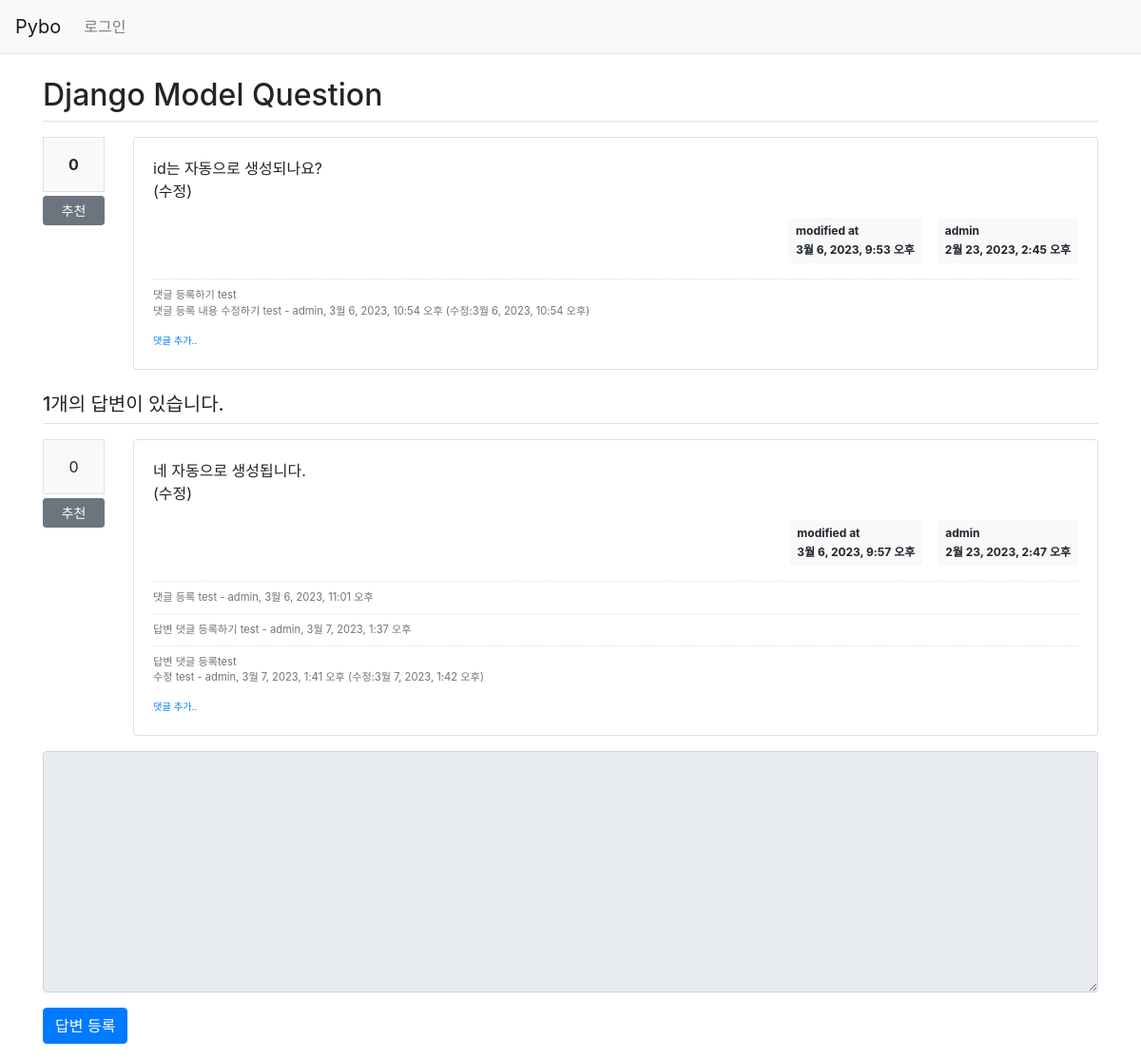
The page /pybo/2/ on the database as committed earlier.
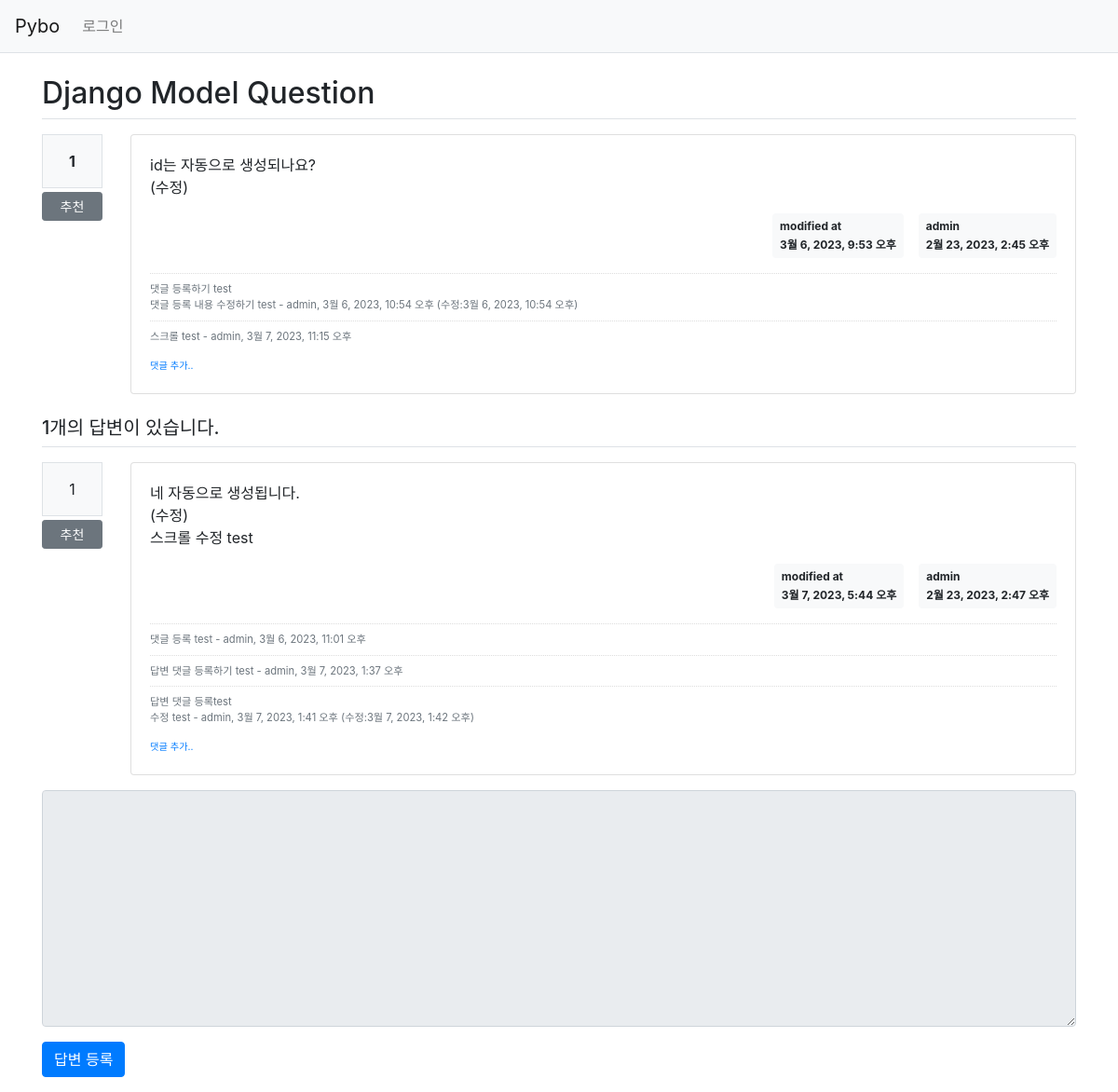
The same page on the database as committed later.
### pybo/models.py (models this page shows, shortened)
class Question(models.Model):
    subject = models.CharField(max_length=200) # 제목 : 글자 수 제한O
    content = models.TextField() # 내용 : 글자 수 제한X
    create_date = models.DateTimeField() # 날짜, 시간 관련 속성
    modify_date = models.DateTimeField(null=True, blank=True) # null=True : modify_date 열에 null 허용, blank=Ture : form.is_valie()를 통한 입력 폼 데이터 검사 시 값 없어도 됨
    author = models.ForeignKey(User, on_delete=models.CASCADE,
                               related_name='author_question') # on_delete : 계정이 삭제되면 계정과 연결된 Q모델 데이터 모두 삭제
    voter = models.ManyToManyField(User, related_name='voter_question') # 글 1개에 여러명 추천, 1명이 여러개 글 추천 -> 다대다관계

class Comment(models.Model):
    author = models.ForeignKey(User, on_delete=models.CASCADE)
    content = models.TextField()
    create_date = models.DateTimeField()
    modify_date = models.DateTimeField(null=True, blank=True)
    question = models.ForeignKey(Question, null=True, blank=True,
                                 on_delete=models.CASCADE)
    answer = models.ForeignKey(Answer, null=True, blank=True, on_delete=models.CASCADE)

class Answer(models.Model):
    question = models.ForeignKey(Question, on_delete=models.CASCADE) # 다른 모델과의 연결 + 질문 삭제하면 -> 답변 삭제해라
    content = models.TextField()
    create_date = models.DateTimeField()
    author = models.ForeignKey(User, on_delete=models.CASCADE,
                               related_name='author_answer')
    modify_date = models.DateTimeField(null=True, blank=True)
    voter = models.ManyToManyField(User, related_name='voter_answer')

### pybo/views/base_views.py (the view)
# urls.py: path('<int:question_id>/', base_views.detail, name='detail'), # question_id에 값 저장된 후 views.detail 함수 실행, /pybo/2/ = detail
def detail(request, question_id):
    question = get_object_or_404(Question, pk=question_id)
    context = {'question' : question}
    return render(request, 'pybo/question_detail.html', context)

### pybo/templatetags/pybo_filter.py (called while the page is built)
@register.filter
def mark(value): # markdown모듈과 mark_safe함수를 이용하여 문자열을 HTML코드로 변환하여 반환 -> markdown문법에 맞는 HTMl생성
    extensions = ["nl2br", "fenced_code"] # 줄바꿈문자 ->br태그로 => enter한번 = 줄바꿈
    return mark_safe(markdown.markdown(value, extensions=extensions))

### templates/pybo/question_detail.html (shortened to what the changed rows need)
{% extends 'base.html' %}
{% load pybo_filter %}
{% block content %}
<div class="container my-3">
    <h2 class="border-bottom py-2">{{ question.subject }}</h2>
    <div class="row my-3">
        <div class="col-1">
            <div class="bg-light text-center p-3 border font-weight-bolder mb-1">
                {{ question.voter.count}}
            </div>
            <a href="#" data-uri="{% url 'pybo:vote_question' question.id %}"
               class="recommend btn btn-sm btn-secondary btn-block my-1">추천</a>
        </div>
        <div class="col-11">
            <div class="card">
                <div class="card-body">
                    <div class="card-text">{{ question.content|mark }}</div>
                    <div class="d-flex justify-content-end">
                        {% if question.modify_date %}
                        <div class="badge badge-light p-2 text-left mx-3">
                            <div class="mb-2">modified at</div>
                            <div>{{ question.modify_date }}</div>
                        </div>
                        {% endif %}
                        <div class="badge badge-light p-2 text-left">
                            <div class="mb-2">{{ question.author.username }}</div>
                            <div>{{ question.create_date }}</div>
                        </div>
                    </div>
                    {% if question.comment_set.count > 0 %}
                    <div class="mt-3">
                    {% for comment in question.comment_set.all %}
                        <div class="comment py-2 text-muted">
                            <span style="white-space: pre-line;">{{ comment.content }}</span>
                            <span>
                                - {{ comment.author }}, {{ comment.create_date }}
                                {% if comment.modify_date %}
                                (수정:{{ comment.modify_date }})
                                {% endif %}
                            </span>
                        </div>
                    {% endfor %}
                    </div>
                    {% endif %}
                </div>
            </div>
        </div>
    </div>
    <h5 class="border-bottom my-3 py-2">
        {{question.answer_set.count}}개의 답변이 있습니다.
    </h5>
    {% for answer in question.answer_set.all %}
    <div class="row my-3">
        <div class="col-1">
            <div class="bg-light text-center p-3 border font-wright-bolder mb-1">
                {{ answer.voter.count }}
            </div>
            <a href="#" data-uri="{% url 'pybo:vote_answer' answer.id %}"
               class="recommend btn btn-sm btn-secondary btn-block my-1">추천</a>
        </div>
        <div class="col-11">
            <div class="card">
                <div class="card-body">
                    <div class="card-text" >
                        {{ answer.content|mark}}
                    </div>
                    <div class="d-flex justify-content-end">
                        {% if answer.modify_date %}
                        <div class="badge badge-light p-2 text-left mx-3">
                            <div class="mb-2">modified at</div>
                            <div>{{ answer.modify_date }}</div>
                        </div>
                        {% endif %}
                        <div class="badge badge-light p-2 text-left">
                            <div class="mb-2">{{ answer.author.username }}</div>
                            <div>{{ answer.create_date }}</div>
                        </div>
                    </div>
                    {% if answer.comment_set.count > 0 %}
                    <div class="mt-3">
                    {% for comment in answer.comment_set.all %}
                        <div class="comment py-2 text-muted">
                            <span style="white-space: pre-line;">{{ comment.content }}</span>
                            <span>
                                - {{ comment.author }}, {{ comment.create_date }}
                                {% if comment.modify_date %}
                                (수정:{{ comment.modify_date }})
                                {% endif %}
                            </span>
                        </div>
                    {% endfor %}
                    </div>
                    {% endif %}
                    <div>
                        <a href="{% url 'pybo:comment_create_answer' answer.id %}"
                           class="small"><small>댓글 추가..</small></a>
                    </div>
                </div>
            </div>
        </div>
    </div>
    {% endfor %}
    <form action="{% url 'pybo:answer_create' question.id %}"
          method="post" class="my-3">
        <div class="form-group">
        </div>
        <input type="submit" value="답변 등록" class="btn btn-primary">
    </form>
</div>
{% endblock %}

Rows that differ between the two databases and show on the page:
computed for Question "Django Model Question": voter.count "0" → "1"
added Comment: content "스크롤 test", author "admin", create_date "3월 7, 2023, 11:15 오후", shown under "Django Model Question"
changed Answer "admin": voter.count "0" → "1"; content|mark "네 자동으로 생성됩니다. (수정)" → "네 자동으로 생성됩니다. (수정) 스크롤 수정 test"; modify_date "3월 6, 2023, 9:57 오후" → "3월 7, 2023, 5:44 오후"
